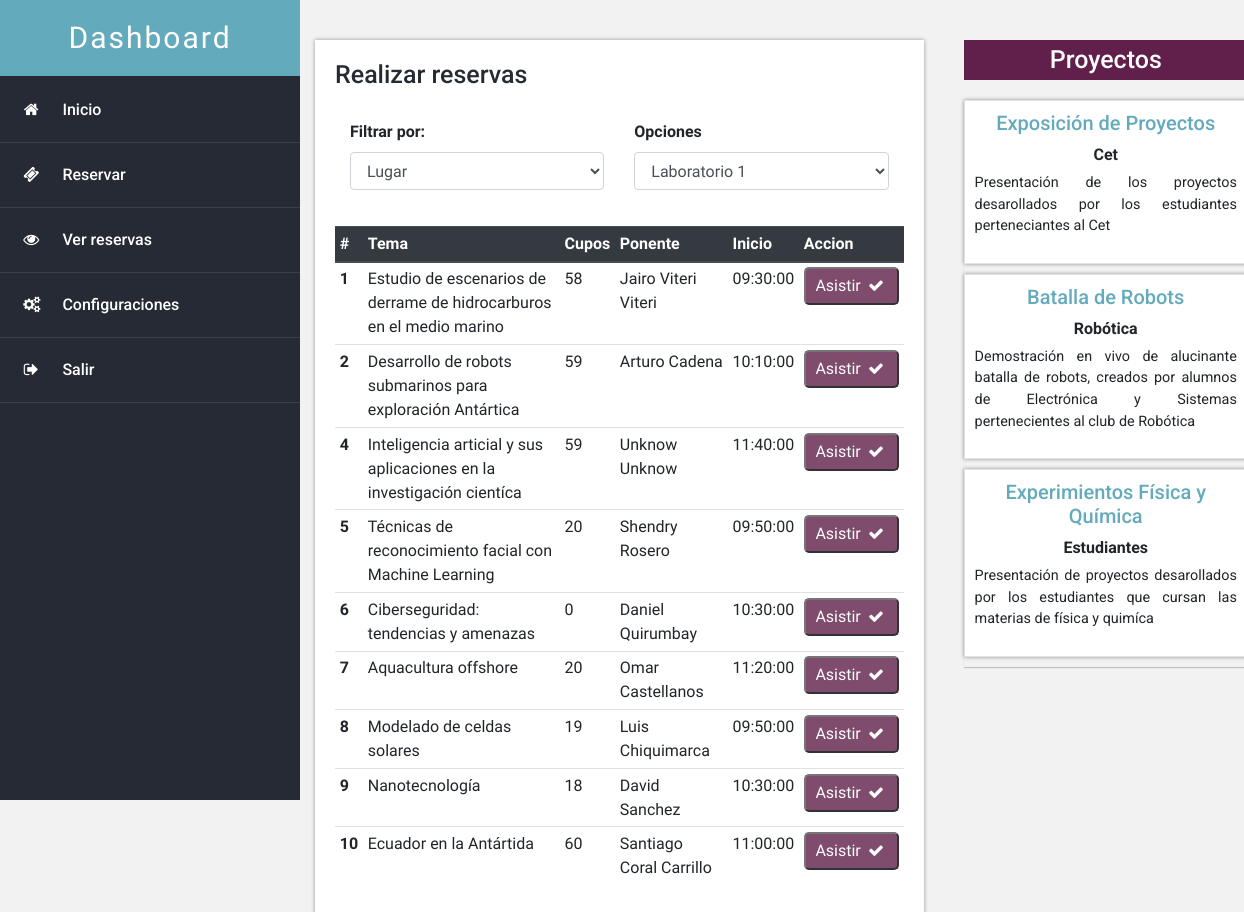
The page /conferencia/reserva (signed in) on the database its author committed.
### tables this page shows
CREATE TABLE `conferencias` (
  `conf_id` int(255) NOT NULL,
  `conf_tema` varchar(255) DEFAULT NULL,
  `conf_descripcion` text,
  `conf_area` varchar(255) DEFAULT NULL,
  `conf_cupos` int(3) DEFAULT NULL,
  `pon_id` int(255) DEFAULT NULL,
  `lab_id` int(10) DEFAULT NULL,
  `hor_id` int(10) DEFAULT NULL
);

CREATE TABLE `proyectos` (
  `pro_id` int(255) NOT NULL,
  `pro_tema` varchar(255) DEFAULT NULL,
  `pro_descripcion` text,
  `grup_id` int(55) DEFAULT NULL
);

### controllers/ConferenciaController.php (called while the page is built, shortened)
<?php
require_once 'models/conferencia.php';
class ConferenciaController{
    public function reserva(){
        $conferencia = new Conferencia();
        $conferencias = $conferencia->ObtenerTodos();
        require_once 'views/reservas/reserva.php';
    }
}

### config/db.php (called while the page is built)
<?php
class DataBase{
    public static function Conectar(){
        $db = new mysqli('localhost','root','','conferencia');
        $db->query("SET NAMES  utf8");
        return $db;
    }
}

### models/conferencia.php (called while the page is built, shortened)
<?php
require_once 'config/db.php';
class Conferencia{
    private $db;
    public function __construct()
    {
        $this->db = DataBase::Conectar();
    }
    public function ObtenerTodos(){
        $sql="SELECT
        conf_id as id,
        conf_tema as tema,
        conf_descripcion as descripcion,
        conf_area as area,
        conf_cupos as cupos,
        (SELECT Concat(pon_nombre,' ',pon_apellido) from  `ponentes` WHERE  `conferencias`.`pon_id`=`ponentes`.`pon_id`) as ponentes,
        (SELECT lab_nombre from `laboratorios` where `conferencias`.`lab_id` = `laboratorios`.`lab_id`)as lugar,
        (SELECT hor_inicio from `horarios` WHERE `conferencias`.`hor_id` = `horarios`.`hor_id`) as hora,
        (SELECT (lab_capacidad - conf_cupos)from `laboratorios` where `conferencias`.`lab_id` = `laboratorios`.`lab_id`) as disponible
        FROM `conferencias`";
        $conferencias = $this->db->query($sql);
        return $conferencias;
    }
}

### models/proyecto.php (called while the page is built, shortened)
<?php
require_once 'config/db.php';
class Proyecto {
    private $db;
    public function __construct()
    {
        $this->db = DataBase::Conectar();
    }
    public function getProyectos(){
        $sql="SELECT
        pro_id as id,
        pro_tema as tema,
        pro_descripcion as descripcion,
        (SELECT grup_nombre from `grupos` where`grupos`.`grup_id` = `proyectos`.`grup_id` ) as grupo
        FROM `proyectos` limit 3";
        $conferencias = $this->db->query($sql);
        return $conferencias;
    }
}

### controllers/ProyectoController.php (called while the page is built, shortened)
<?php
require_once 'models/proyecto.php';
class ProyectoController{
    public function getProyectos(){
        $proyecto = new Proyecto();
        return $proyecto->getProyectos();
    }
}

### views/reservas/reserva.php (the view, shortened to what this page needs)
    <div class="row d-flex align-items-center">
        <div class="col-12 col-md-5">
            <h3 class="titulo">Realizar reservas</h3>
        </div>
    </div>
    <div class="combo row">
        <div class="col-12 col-sm-7 col-md-6">
            <div class="form-group">
                <label for="filtro">Filtrar por:</label>
                <select name="filtro" id="cmb-filtro" class="form-control">
                    <option selected value="lab">Lugar</option>
                </select>
            </div>
        </div>
        <div class="col-12 col-sm-5 col-md-6">
            <div class="form-group">
                <label for="opcion">Opciones</label>
                <select name="opcion" id="cmb-opcion" class="form-control">
                    <option value="lab-1">Laboratorio 1</option>
                </select>
            </div>
        </div>
    </div>
    <table class="table table-sm table-hover">
        <thead class="thead-dark">
            <tr>
            <th scope="col">#</th>
            <th scope="col">Tema</th>
            <th scope="col" class="tabla-cupo">Cupos</th>
            <th scope="col" class="tabla-ponente">Ponente</th>
            <th scope="col">Inicio</th>
            <th scope="col">Accion</th>
            </tr>
        </thead>
        <tbody>
        <?php while($conf = $conferencias->fetch_object()): ?>
            <tr>
                <th scope="row"><?=$conf->id?></th>
                <td><?=$conf->tema?></td>
                <td class="tabla-cupo"><?php
                    if($conf->disponible >= 0)
                        echo $conf->disponible;
                    else {
                        echo '0';
                    }
                ?></td>
                <td class="tabla-ponente"><?=$conf->ponentes?></td>
                <td><?=$conf->hora?></td>
                <td>
                    <button class="asistir">
                     <a href="<?=base_url?>asistencia/guardar?id=<?=$conf->id?>">
                         Asistir <i class="icon-ok"></i>
                     </a>
                    </button>
                </td>
            </tr>
        <?php endwhile; ?>
        </tbody>
    </table>
</div>

### views/layouts/header.php (shortened to what this page needs)
<!DOCTYPE html>
<html lang="es">
<head>
    <link rel="stylesheet" href="<?=base_url?>assets/css/bootstrap.min.css">
    <link rel="stylesheet" href="<?=base_url?>assets/css/fontello.css">
    <link rel="stylesheet" href="<?=base_url?>assets/css/panel.css">
</head>
<body>
        <div class="container-fluid">
            <div class="row">
                <div class="barra-lateral col-12 col-sm-auto">
                    <div class="logo text-center">
                        <h2>Dashboard</h2>
                    </div>
                    <nav class="menu d-flex d-sm-block justify-content-center flex-wrap">
                        <a href="<?=base_url?>home/index"><i class="icon-home"></i><span>Inicio</span></a>
                        <a href="<?=base_url?>conferencia/reserva"><i class="icon-ticket"></i><span>Reservar</span></a>
                        <a href="<?=base_url?>conferencia/verReserva"><i class="icon-eye"></i><span>Ver reservas</span></a>
                        <a href=""><i class="icon-cog-alt"></i><span>Configuraciones</span></a>
                        <a href="<?=base_url?>usuario/salir"><i class="icon-logout"></i><span>Salir</span></a>
                    </nav>
                </div>
                <main class="main">
                    <div class="row">
                        <div class="columna col-lg-8">
                            <div class="widget reservas">

### home.php (shortened to what this page needs)
<?php
require_once 'views/layouts/header.php';
if(!isset($_SESSION['login'])){
    header("Location:".base_url);
}else{
    if(!isset($_POST['proyectos'])){
        $proyecto = new ProyectoController();
        $_POST['proyectos'] = $proyecto->getProyectos();
    }
}
if(isset($_GET['controller'])){
    $nombre_controlador = $_GET['controller'].'Controller';
}
elseif(!isset($_GET['controller'])){
    $nombre_controlador = Controller_default;
}
else{
	exit();
}
 if(class_exists($nombre_controlador)){
 	$controlador = new $nombre_controlador();
	if(isset($_GET['action']) && method_exists($controlador, $_GET['action'])){
        $action = $_GET['action'];
		$controlador->$action();
    }
    elseif(!isset($_GET['controller']) && !isset($_GET['action'])){
        $default = action_default;
        $controlador->index();
    }
    else{
        MostrarError();
	}
}else{
    MostrarError();
}
require_once 'views/layouts/proyecto.php';
require_once 'views/layouts/footer.php';

### views/layouts/proyecto.php
</div>
<div class="columna col-lg-4">
    <div class="widget estadistica">
        <h3 class="titulo aside-titulo">Proyectos</h3>
        <div class="contenedor d-md-flex flex-lg-column">
            <?php while($proyecto =  $_POST['proyectos']->fetch_object()): ?>
            <div class="caja">
                <h5><?=$proyecto->tema?></h5>
                <span><?=$proyecto->grupo?></span>
                <p><?=$proyecto->descripcion?> </p>
            </div>
            <?php endwhile; ?>
        </div>
    </div>
</div>

### views/layouts/footer.php (shortened to what this page needs)
</div>
                </main>
            </div>
        </div>
</body>
</html>

### assets/css/panel.css (style rules this page uses)
body { background: #f2f2f2; font-size: 16px; font-family: 'News Cycle', sans-serif; }
.barra-lateral { background: #262a34; color: #fff; min-width: 300px; min-height: 100vh; padding: 0; position: fixed; }
.barra-lateral a { color: #fff; }
.barra-lateral .logo { background: #63aabc; margin-bottom: 2px; }
.logo h2 { letter-spacing: 2px; font-family: 'Sniglet', cursive; font-size: 30px; font-weight: 300; margin: 0; padding: 20px 0; }
.barra-lateral .menu a { display: block; padding: 20px; font-family: 'Roboto', sans-serif; font-weight: 500; border-bottom: 1px solid rgba(255,255,255,.1); }
.barra-lateral .menu a i { margin-right: 20px; font-weight: normal; }
.main { padding-top: 40px; position: relative; left: 300px; width: 76.6%; padding-left: 10px; }
.main .columna { padding: 0 20px; }
.main .titulo { color: #262a34; font-size: 25px; font-weight: 500; font-family: 'Roboto', sans-serif; margin-bottom: 20px; }
.aside-titulo { background-color: #60204b; color: #fff !important; font-weight: bold; text-align: center; padding: 5px; }
.main .widget { margin-bottom: 40px; }
.asistir { background-color: #60204b; color: #fff; border-radius: 5px; padding: 5px; width: 95px; opacity: .8; }
.asistir a { color: #fff !important; text-decoration: none; }
.reservas { box-shadow: 0 0 4px rgba(0,0,0,.4); padding: 20px; background-color: #fff; }
.combo { margin: 10px 0 ; margin-bottom: 20px; }
.combo label { font-weight: bold; }
.main .contenedor { box-shadow: 0px 1px 1px 0px rgba(0,0,0,.2); }
.main .caja { background: #fff; border: 1px solid #e3e3e3; padding: 10px 10px; flex: 1; text-align: center; font-family: 'Roboto', sans-serif; width: 100%; box-shadow: 0 0 4px rgba(0,0,0,.4); margin-bottom: 10px; transition: all 0.2 ease; }
.main .estadistica span { padding: 4px 0px; font-weight: bold; }
.main .estadistica .caja h5 { color: #63aabc; }
.main .estadistica .caja p { padding-top: 5px; text-align: justify; font-size: 0.9rem; }

### rows shown on the page
conferencias: conf_id "1", conf_tema "Estudio de escenarios de derrame de hidrocarburos en el medio marino", disponible "58", ponentes "Jairo Viteri Viteri", hora "09:30:00"
conferencias: conf_id "2", conf_tema "Desarrollo de robots submarinos para exploración Antártica", disponible "59", ponentes "Arturo Cadena", hora "10:10:00"
conferencias: conf_id "4", conf_tema "Inteligencia articial y sus aplicaciones en la investigación cientíca", disponible "59", ponentes "Unknow Unknow", hora "11:40:00"
conferencias: conf_id "5", conf_tema "Técnicas de reconocimiento facial con Machine Learning", disponible "20", ponentes "Shendry Rosero", hora "09:50:00"
conferencias: conf_id "6", conf_tema "Ciberseguridad: tendencias y amenazas", shows "0", ponentes "Daniel Quirumbay", hora "10:30:00"
conferencias: conf_id "7", conf_tema "Aquacultura offshore", disponible "20", ponentes "Omar Castellanos", hora "11:20:00"
conferencias: conf_id "8", conf_tema "Modelado de celdas solares", disponible "19", ponentes "Luis Chiquimarca", hora "09:50:00"
conferencias: conf_id "9", conf_tema "Nanotecnología", disponible "18", ponentes "David Sanchez", hora "10:30:00"
conferencias: conf_id "10", conf_tema "Ecuador en la Antártida", disponible "60", ponentes "Santiago Coral Carrillo", hora "11:00:00"
proyectos: pro_tema "Exposición de Proyectos", grupo "Cet", pro_descripcion "Presentación de los proyectos desarollados por los estudiantes perteneciantes al Cet"
proyectos: pro_tema "Batalla de Robots", grupo "Robótica", pro_descripcion "Demostración en vivo de alucinante batalla de robots, creados por alumnos de Electrónica y Sistemas pertenecientes al club de Robótica"
proyectos: pro_tema "Experimientos Física y Química", grupo "Estudiantes", pro_descripcion "Presentación de proyectos desarollados por los estudiantes que cursan las materias de física y quimíca"
